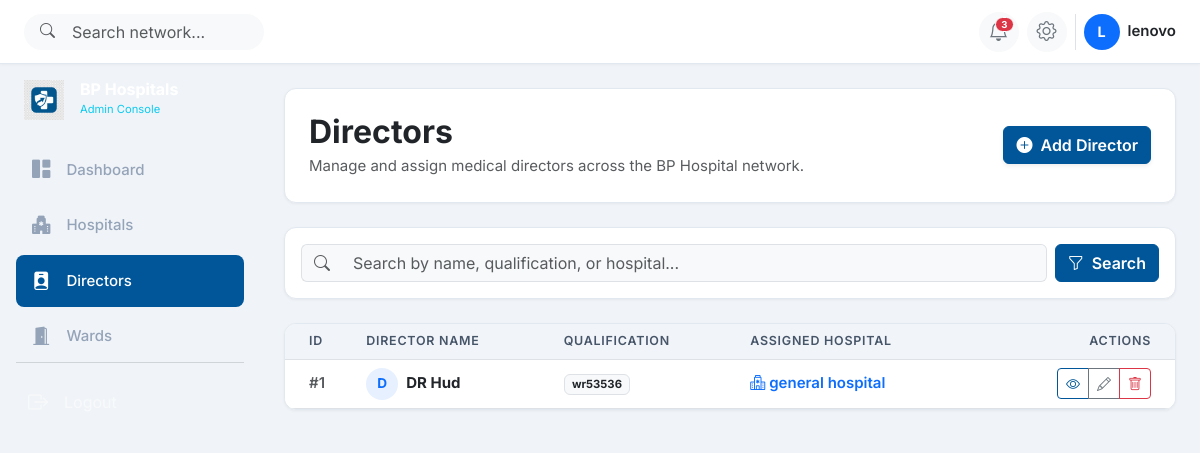
Page /directors/ (signed in) on the earlier database version.
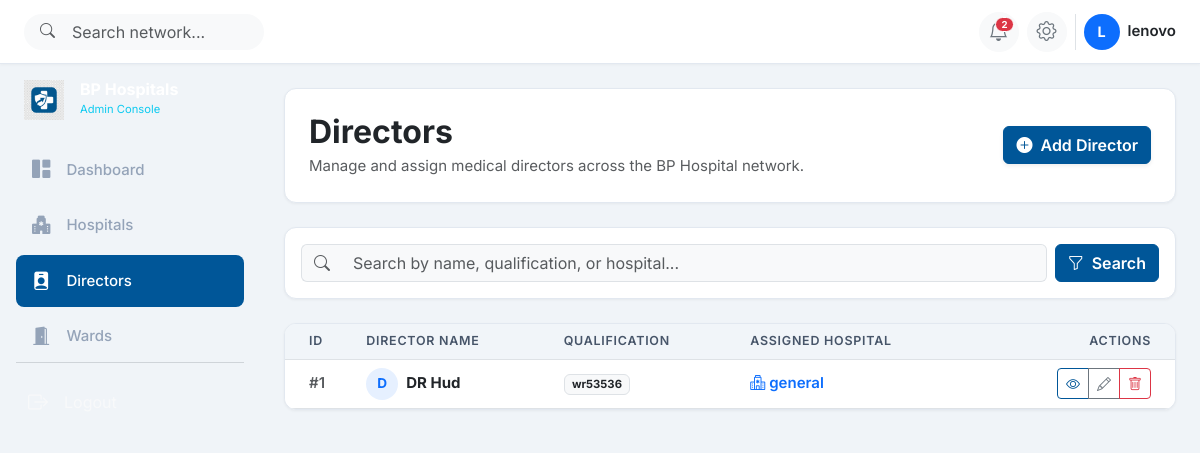
Same page on the later database version.
### directors/models.py (models this page shows, shortened)
class HospitalDirector(models.Model):
    director_id = models.BigAutoField(primary_key=True)
    director_name = models.CharField(
        max_length=150,
        null=False,
        blank=False,
        verbose_name="Director Name",
        help_text="Full name of the medical director (e.g., Dr. Sarah Jenkins)."
    )
    qualification = models.CharField(
        max_length=200,
        null=False,
        blank=False,
        verbose_name="Qualification",
        help_text="Academic/Medical qualifications (e.g., MD, PhD, MHA)."
    )
    hospital = models.OneToOneField(
        Hospital,
        on_delete=models.CASCADE,
        related_name='director',
        null=False,
        blank=False,
        verbose_name="Assigned Hospital",
        help_text="The hospital facility assigned to this director."
    )
    created_at = models.DateTimeField(default=timezone.now, verbose_name="Created At")
    updated_at = models.DateTimeField(auto_now=True, verbose_name="Updated At")
    class Meta:
        verbose_name = "Hospital Director"
        verbose_name_plural = "Hospital Directors"
        ordering = ['-updated_at', 'director_name']

### hospitals/models.py (models this page shows, shortened)
class Hospital(models.Model):
    hospital_id = models.BigAutoField(primary_key=True)
    hospital_name = models.CharField(
        max_length=200,
        unique=True,
        null=False,
        blank=False,
        verbose_name="Hospital Name",
        help_text="Unique name of the hospital facility."
    )
    location = models.CharField(
        max_length=255,
        null=False,
        blank=False,
        verbose_name="Location",
        help_text="City/Region location of the hospital."
    )
    founded_year = models.IntegerField(
        null=False,
        blank=False,
        validators=[
            MinValueValidator(1800, message="Founded year cannot be before 1800."),
            MaxValueValidator(current_year(), message="Founded year cannot be in the future.")
        ],
        verbose_name="Founded Year",
        help_text="Year the hospital was established (between 1800 and present)."
    )
    created_at = models.DateTimeField(default=timezone.now, verbose_name="Created At")
    updated_at = models.DateTimeField(auto_now=True, verbose_name="Updated At")
    class Meta:
        verbose_name = "Hospital"
        verbose_name_plural = "Hospitals"
        ordering = ['-updated_at', 'hospital_name']
        constraints = [
            CheckConstraint(
                condition=Q(founded_year__gte=1800) & Q(founded_year__lte=datetime.date.today().year),
                name="check_founded_year_valid"
            )
        ]

### directors/views.py (the view)
# urls.py: path('', DirectorListView.as_view(), name='director_list'),
class DirectorListView(LoginRequiredMixin, ListView):
    model = HospitalDirector
    template_name = 'directors/director_list.html'
    context_object_name = 'directors'
    paginate_by = 5
    def get_queryset(self):
        queryset = super().get_queryset().select_related('hospital')
        query = self.request.GET.get('q')
        if query:
            queryset = queryset.filter(
                Q(director_name__icontains=query) | Q(qualification__icontains=query) | Q(hospital__hospital_name__icontains=query)
            )
        return queryset
    def get_context_data(self, **kwargs):
        context = super().get_context_data(**kwargs)
        context['search_query'] = self.request.GET.get('q', '')
        return context

### directors/templates/directors/director_list.html (shortened to what the changed rows need)
{% extends 'base.html' %}
{% block content %}
<div class="card bp-card mb-4">
    <div class="card-body p-4 d-flex flex-column flex-sm-row justify-content-between align-items-sm-center gap-3">
        <div>
            <h2 class="fw-bold text-dark mb-1">Directors</h2>
        </div>
    </div>
</div>
<div class="card bp-card overflow-hidden">
    <div class="table-responsive">
        <table class="table table-hover align-middle mb-0">
            <thead>
                <tr>
                    <th class="ps-4">ID</th>
                    <th>Director Name</th>
                    <th>Qualification</th>
                    <th>Assigned Hospital</th>
                    <th class="text-end pe-4">Actions</th>
                </tr>
            </thead>
            <tbody>
                {% if directors %}
                    {% for director in directors %}
                        <tr>
                            <td class="ps-4 fw-semibold text-muted">#{{ director.director_id }}</td>
                            <td>
                                <div class="d-flex align-items-center gap-2">
                                    <div class="rounded-circle bg-primary bg-opacity-10 text-primary fw-bold d-flex align-items-center justify-content-center" style="width: 32px; height: 32px; font-size: 0.85rem;">
                                        {{ director.director_name|slice:":1" }}
                                    </div>
                                    <a href="{% url 'director_detail' director.pk %}" class="fw-bold text-dark text-decoration-none">
                                        {{ director.director_name }}
                                    </a>
                                </div>
                            </td>
                            <td><span class="badge bg-light text-dark border">{{ director.qualification }}</span></td>
                            <td>
                                <a href="{% url 'hospital_detail' director.hospital.pk %}" class="fw-semibold text-primary text-decoration-none">
                                    <i class="bi bi-hospital me-1"></i>{{ director.hospital.hospital_name }}
                                </a>
                            </td>
                            <td class="text-end pe-4">
                                <div class="btn-group btn-group-sm" role="group">
                                    <a href="{% url 'director_detail' director.pk %}" class="btn btn-outline-primary" title="View">
                                        <i class="bi bi-eye"></i>
                                    </a>
                                    <a href="{% url 'director_update' director.pk %}" class="btn btn-outline-secondary" title="Edit">
                                        <i class="bi bi-pencil"></i>
                                    </a>
                                    <a href="{% url 'director_delete' director.pk %}" class="btn btn-outline-danger" title="Delete">
                                        <i class="bi bi-trash"></i>
                                    </a>
                                </div>
                            </td>
                        </tr>
                    {% endfor %}
                {% endif %}
            </tbody>
        </table>
    </div>
</div>
{% endblock %}

### templates/base.html (shortened to what the changed rows need)
{% load static %}
<!DOCTYPE html>
<html lang="en">
<head>
    <link href="https://cdn.jsdelivr.net/npm/bootstrap@5.3.3/dist/css/bootstrap.min.css" rel="stylesheet"/>
    <link href="https://cdn.jsdelivr.net/npm/bootstrap-icons@1.11.3/font/bootstrap-icons.min.css" rel="stylesheet"/>
    <link href="{% static 'css/custom.css' %}" rel="stylesheet"/>
</head>
<body>
    <header class="bp-header fixed-top d-flex align-items-center justify-content-between px-3 px-md-4">
        <div class="d-flex align-items-center gap-2">
            <div class="dropdown">
                <button class="btn btn-light rounded-circle position-relative d-flex align-items-center justify-content-center"
                        type="button"
                        id="notificationsDropdown"
                        data-bs-toggle="dropdown"
                        data-bs-auto-close="outside"
                        aria-expanded="false"
                        aria-haspopup="true"
                        title="Notifications"
                        style="width:40px;height:40px;">
                    <i class="bi bi-bell fs-5 text-secondary"></i>
                    {% if unread_notifications_count > 0 %}
                        <span class="position-absolute badge rounded-pill bg-danger border border-white"
                              style="top:4px;right:4px;font-size:0.6rem;padding:2px 5px;">
                            {{ unread_notifications_count }}
                        </span>
                    {% endif %}
                </button>
            </div>
        </div>
    </header>
    <div class="offcanvas-md offcanvas-start bp-sidebar"
         tabindex="-1"
         id="sidebarOffcanvas"
         aria-labelledby="sidebarOffcanvasLabel">
        <div class="offcanvas-body d-flex flex-column p-3">
            <div class="d-none d-md-flex align-items-center gap-3 mb-4 px-2">
                <div>
                    <h1 class="text-white fw-bold h6 mb-0 lh-1">BP Hospitals</h1>
                </div>
            </div>
        </div>
    </div>
    <main class="bp-main-content">
        <div class="container-fluid px-3 px-md-4 py-3 py-md-4">
            {% block content %}{% endblock %}
        </div>
    </main>
</body>
</html>

Differences in the rows shown:
changed through a linked row, HospitalDirector "DR Hud": hospital.hospital_name "general hospital" → "general"
Other differences:
{{ unread_notifications_count }}: "3" → "2"
